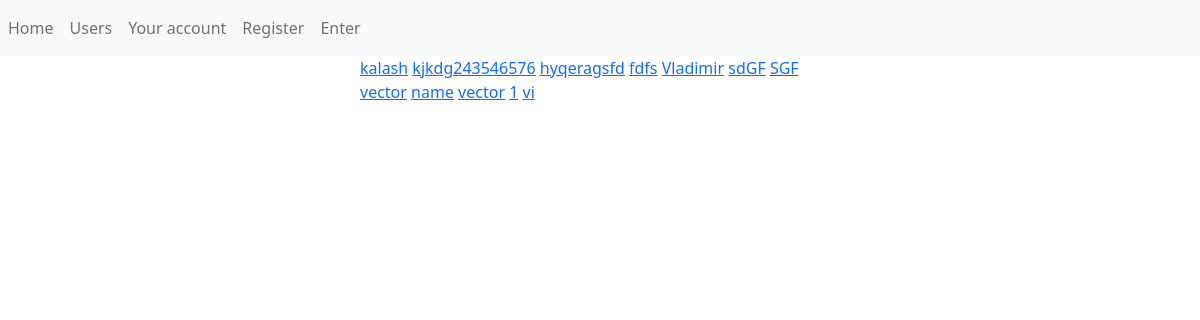
The app's page /users/, older data.
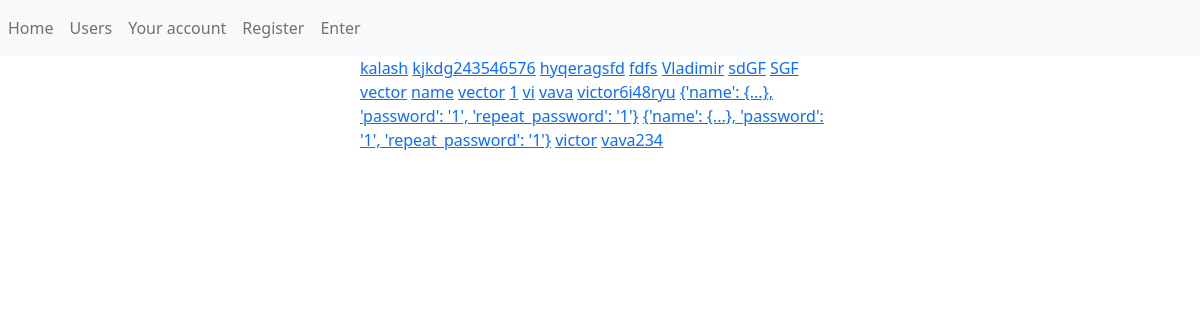
The same page, newer data.
### users/models.py (models this page shows, shortened)
class User(models.Model):
    max_password_len = 123
    max_name_len = 20
    name = models.CharField(max_length=max_name_len)
    password = models.CharField(max_length=max_password_len, blank=True)
    hashed_password = models.IntegerField()
    def get_absolute_url(self):
        return reverse('user_page', kwargs={'user_id': self.pk})

### users/views.py (the view)
# urls.py: path('', main_page, name='users'),
def main_page(request):
    return render(request, 'users/main_page.html')

### users/templatetags/users_tags.py (called while the page is built)
@register.simple_tag()
def get_all_users():
    return User.objects.all()

### users/templates/users/main_page.html
{% extends "base.html" %}
{% load users_tags %}
{% block content %}
    {% get_all_users as users %}
    {% for user in users %}
        <a href="{{ user.get_absolute_url }}">{{ user.name }}</a>
    {% endfor %}
{% endblock %}

### templates/base.html (shortened to what this page needs)
<!DOCTYPE html>
<html lang="en">
<head>
    {% include "inc/_bootstrap.html" %}
</head>
<body>
{% include "inc/_navbar.html" %}
<div style="position: relative; width: 40%; left: 30%">
    {% block content %}{% endblock %}
</div>
</body>
</html>

### templates/inc/_bootstrap.html (shortened to what this page needs)
<link href="https://cdn.jsdelivr.net/npm/bootstrap@5.2.1/dist/css/bootstrap.min.css" rel="stylesheet"
>

### templates/inc/_navbar.html
<nav class="navbar navbar-expand-lg navbar-light bg-light">
    <div class="collapse navbar-collapse" id="navbarSupportedContent">
        <ul class="navbar-nav mr-auto">
            <li class="nav-item"><a class="nav-link" href="{% url 'home' %}">Home</a></li>
            <li class="nav-item"><a class="nav-link" href="{% url 'users' %}">Users</a></li>
            <li class="nav-item"><a class="nav-link" href="#">Your account</a></li>
            <li class="nav-item"><a class="nav-link" href="{% url 'register_page' %}">Register</a></li>
            <li class="nav-item"><a class="nav-link" href="{% url 'enter_page' %}">Enter</a></li>
        </ul>
    </div>
</nav>

Row changes from the older to the newer data that the page shows:
added User: name "vava"
added User: name "victor6i48ryu"
added User: name "{'name': {...}, 'password': '1', 'repeat_password': '1'}"
added User: name "{'name': {...}, 'password': '1', 'repeat_password': '1'}"
added User: name "victor"
added User: name "vava234"
